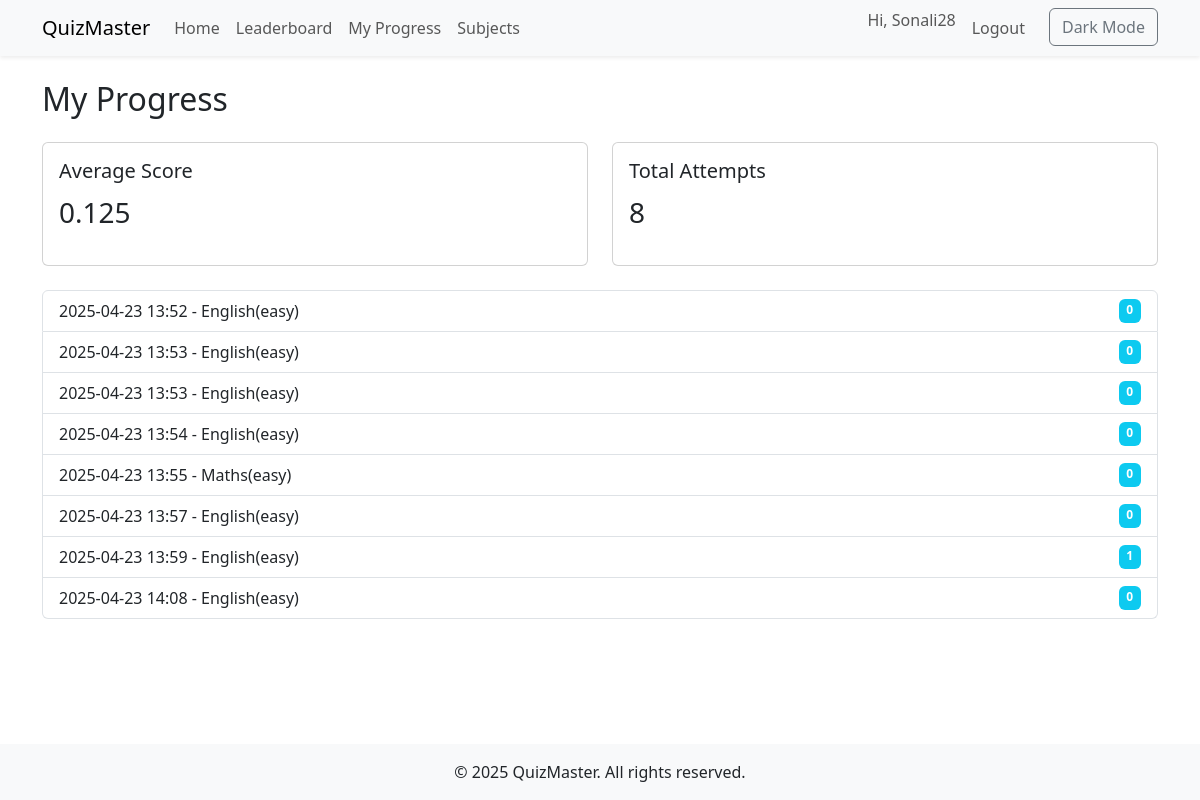
The app's page /progress/ (signed in) with its own data.
### quiz/models.py (models this page shows, shortened)
class UserQuizAttempt(models.Model):
    user = models.ForeignKey(User, on_delete=models.CASCADE)
    quiz = models.ForeignKey(Quiz, on_delete=models.CASCADE)
    score = models.IntegerField()
    date = models.DateTimeField(auto_now_add=True)

class Quiz(models.Model):
    title = models.CharField(max_length=200)
    category = models.ForeignKey(Category, on_delete=models.CASCADE)
    tags = models.ManyToManyField(Tag, blank=True)
    duration = models.PositiveIntegerField(help_text="Duration in minutes", default=5)

### quiz/views.py (the view)
# urls.py: path('progress/', views.user_progress, name='user_progress'),
@login_required
def user_progress(request):
    attempts = UserQuizAttempt.objects.filter(user=request.user).order_by('date')
    stats = attempts.aggregate(avg_score=Avg('score'), total=Count('id'))
    labels = [a.date.strftime("%Y-%m-%d %H:%M") for a in attempts]
    scores = [a.score for a in attempts]
    return render(request, 'quiz/user_progress.html', {
        'stats': stats,
        'labels': labels,
        'scores': scores,
        'attempts': attempts,
    })

### templates/quiz/user_progress.html
{% extends 'base.html' %}
{% block content %}
  <h2 class="mb-4">My Progress</h2>
  <div class="row mb-4">
    <div class="col-md-6">
      <div class="card p-3">
        <h5>Average Score</h5>
        <p class="fs-3">{{ stats.avg_score|default:"0" }}</p>
      </div>
    </div>
    <div class="col-md-6">
      <div class="card p-3">
        <h5>Total Attempts</h5>
        <p class="fs-3">{{ stats.total }}</p>
      </div>
    </div>
  </div>
  <ul class="list-group">
    {% for attempt in attempts %}
      <li class="list-group-item d-flex justify-content-between">
        <span>{{ attempt.date|date:"Y-m-d H:i" }} - {{ attempt.quiz.title }}</span>
        <span class="badge bg-info">{{ attempt.score }}</span>
      </li>
    {% endfor %}
  </ul>
{% endblock %}

### templates/base.html (shortened to what this page needs)
<!DOCTYPE html>
<html lang="en">
<head>
  <link href="https://cdn.jsdelivr.net/npm/bootstrap@5.3.0/dist/css/bootstrap.min.css" rel="stylesheet">
</head>
<body class="d-flex flex-column min-vh-100">
  <nav class="navbar navbar-expand-lg navbar-light bg-light shadow-sm">
    <div class="container">
      <a class="navbar-brand" href="{ % url 'quiz_list' % }">QuizMaster</a>
      <div class="collapse navbar-collapse" id="navMenu">
        <ul class="navbar-nav me-auto mb-2 mb-lg-0">
          <li class="nav-item"><a class="nav-link" href="{% url 'quiz_list' %}">Home</a></li>
          <li class="nav-item"><a class="nav-link" href="{% url 'leaderboard' %}">Leaderboard</a></li>
          <li class="nav-item"><a class="nav-link" href="{% url 'user_progress' %}">My Progress</a></li>
          <li class="nav-item">
            <a class="nav-link" href="{% url 'subject_list' %}">Subjects</a>
          </li>
        </ul>
        <ul class="navbar-nav ms-auto">
          {% if user.is_authenticated %}
            <li class="nav-item"><span class="navbar-text me-2">Hi, {{ user.username }}</span></li>
            <li class="nav-item"><a class="nav-link" href="/logout/">Logout</a></li>
          {% else %}
            <li class="nav-item"><a class="nav-link" href="/login/">Login</a></li>
            <li class="nav-item"><a class="nav-link" href="/register/">Register</a></li>
          {% endif %}
          <li class="nav-item"><button class="btn btn-outline-secondary ms-3" onclick="toggleDarkMode()">Dark Mode</button></li>
        </ul>
      </div>
    </div>
  </nav>
  <main class="container flex-fill py-4">
    {% block content %}{% endblock %}
  </main>
  <footer class="bg-light text-center py-3 mt-auto">
    <div class="container">&copy; 2025 QuizMaster. All rights reserved.</div>
  </footer>
</body>
</html>

### records on screen
UserQuizAttempt: date "2025-04-23 13:52", quiz "English(easy)", score "0"
UserQuizAttempt: date "2025-04-23 13:53", quiz "English(easy)", score "0"
UserQuizAttempt: date "2025-04-23 13:53", quiz "English(easy)", score "0"
UserQuizAttempt: date "2025-04-23 13:54", quiz "English(easy)", score "0"
UserQuizAttempt: date "2025-04-23 13:55", quiz "Maths(easy)", score "0"
UserQuizAttempt: date "2025-04-23 13:57", quiz "English(easy)", score "0"
UserQuizAttempt: date "2025-04-23 13:59", quiz "English(easy)", score "1"
UserQuizAttempt: date "2025-04-23 14:08", quiz "English(easy)", score "0"

### other values on screen
{{ user.username }} "Sonali28"
{{ stats.avg_score|default:"0" }} "0.125"
{{ stats.total }} "8"
